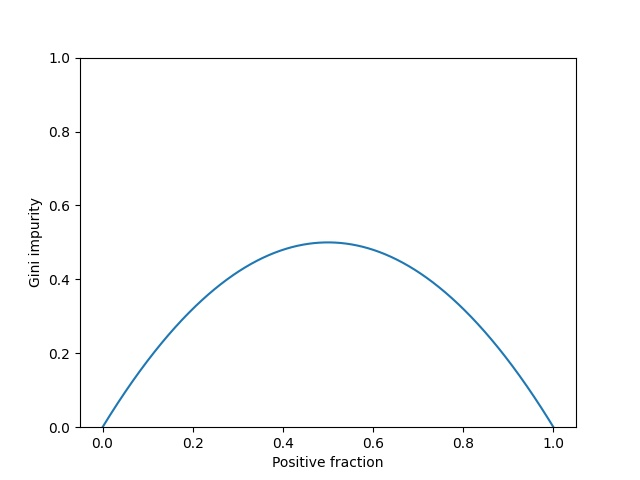

The script that saved this image:
import matplotlib.pyplot as plt
import numpy as np

pos_fraction = np.linspace(0.00, 1.00, 1000)

gini = 1 - pos_fraction**2 - (1 - pos_fraction)**2

plt.plot(pos_fraction, gini)

plt.ylim(0, 1)

plt.xlabel("Positive fraction")
plt.ylabel("Gini impurity")

plt.savefig("Gini_impurity.jpg")

plt.show()